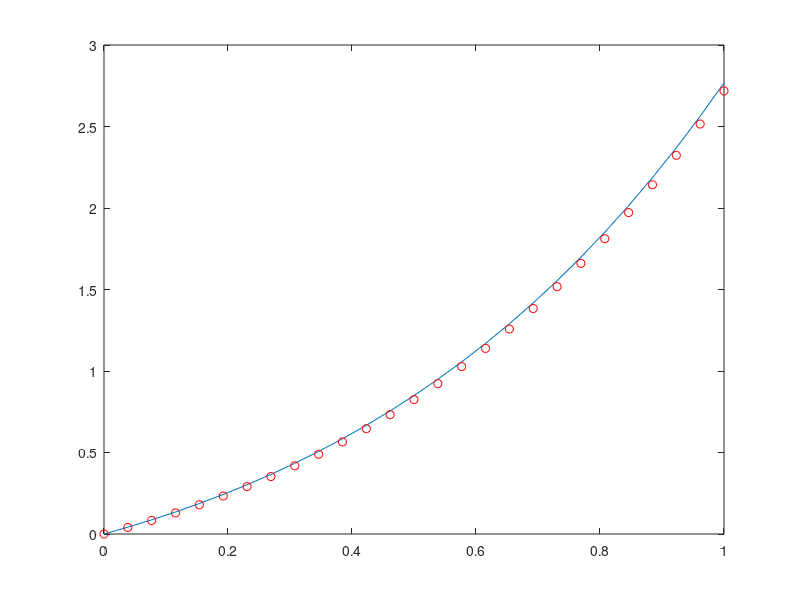

Reproduce this figure in MATLAB.
clear, clc;
f = @(x) exp(x) .* (-x .^2 + x + 2);
g = @(x) x .* exp(x);
a = 0;
b = 1;
ax = @(x) 1;
bx = @(x) -x;
cx = @(x) 1;
ua = 0;
ubf = 2 * exp(1);
c = b-a;
n = 25;
h = c/(n+1);
x = linspace((a+h),(b-h),n);

a1 = [(-2 * ax(x) + cx(x) * h^2).* diag(eye(n)); -1];
A1 = diag(a1);
a2 = (ax(x) +1/2 * bx(x) * h)' .* diag(eye(n));
A2 = diag(a2, 1);
a3 = [(ax(x(2:n)) -1/2 * bx(x(2:n)) * h)' .* diag(eye(n-1)); 1];
A3 = diag(a3, -1);

A = A1  + A2 + A3;

F = h^2 * f(x);
F(1) = F(1) - ua;
F = [F 1/2 * h^2*f(b) - h * ubf];
U = linsolve(A,F');
U = [ua U'];
X = [a x b];
plot(X, U, X, g(X), 'ro');
E = max(abs(g(X) - U));